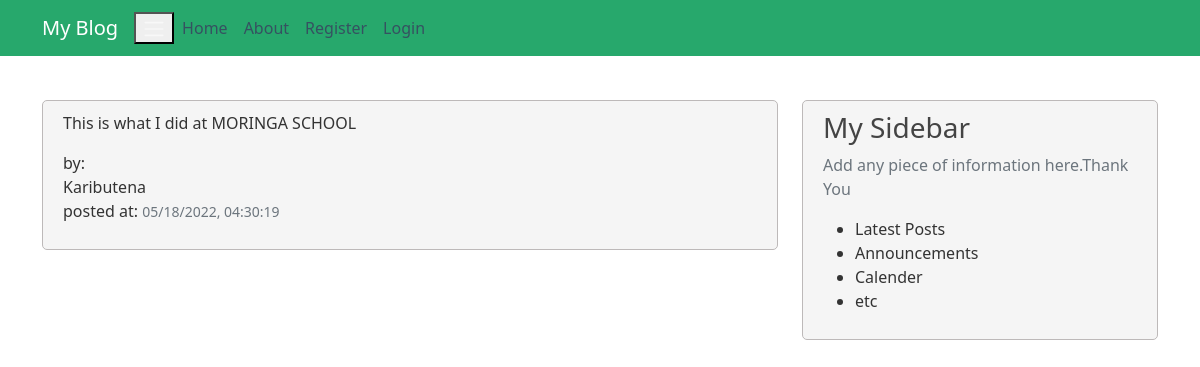
/post/1, run on the app's committed database.
### app.py (models this page shows, shortened)
class Post(db.Model):
    id = db.Column(db.Integer, primary_key=True)
    title = db.Column(db.String(100), nullable=False)
    date_posted = db.Column(db.DateTime, nullable=False, default= datetime.utcnow)
    content = db.Column(db.Text, nullable=False)
    user_id = db.Column(db.Integer, db.ForeignKey('user.id'), nullable=True)

class User (db.Model, UserMixin):
    id = db.Column(db.Integer, primary_key=True)
    username = db.Column(db.String(20), unique=True, nullable=False)
    email = db.Column(db.String(120), unique=True, nullable=False)
    image_file = db.Column(db.String(120),nullable=False, default='default.jpg')
    password = db.Column(db.String(60), nullable=False)
    posts = db.relationship('Post', backref='author', lazy=True)

### app.py (the view)
@app.route('/post/<int:post_id>')
def post(post_id):
    post = Post.query.get_or_404(post_id)
    return render_template('update.html', content=post.content, post=post)

### templates/update.html
{% extends "base.html"%}
{% block content %}
        <article class="media content-section">
            <div class="media-body">
                <p href="{{url_for('post', post_id=post.id)}}" class="article-content">{{ post.content }}</p>
                <div class="articel-metadata">
                    by: <p  class="mr-2">{{post.author.username }}</a> <br>
                    posted at:    <small class="text-muted"> {{ post.date_posted.strftime("%m/%d/%Y, %H:%M:%S") }}</small>
                </div>
            </div>
        </article>
{% endblock content%}

### static/style.css (style rules this page uses)
body { background: white; color: #333333; margin-top: 5rem; }
.content-section { background:whitesmoke; padding: 10px 20px; border: 1px solid #bdb9b9; border-radius: 5px; margin-top: 20px; }

### data on the page
Post: content "This is what I did at MORINGA SCHOOL", date_posted "05/18/2022, 04:30:19"
User: author.username "Kaributena"
